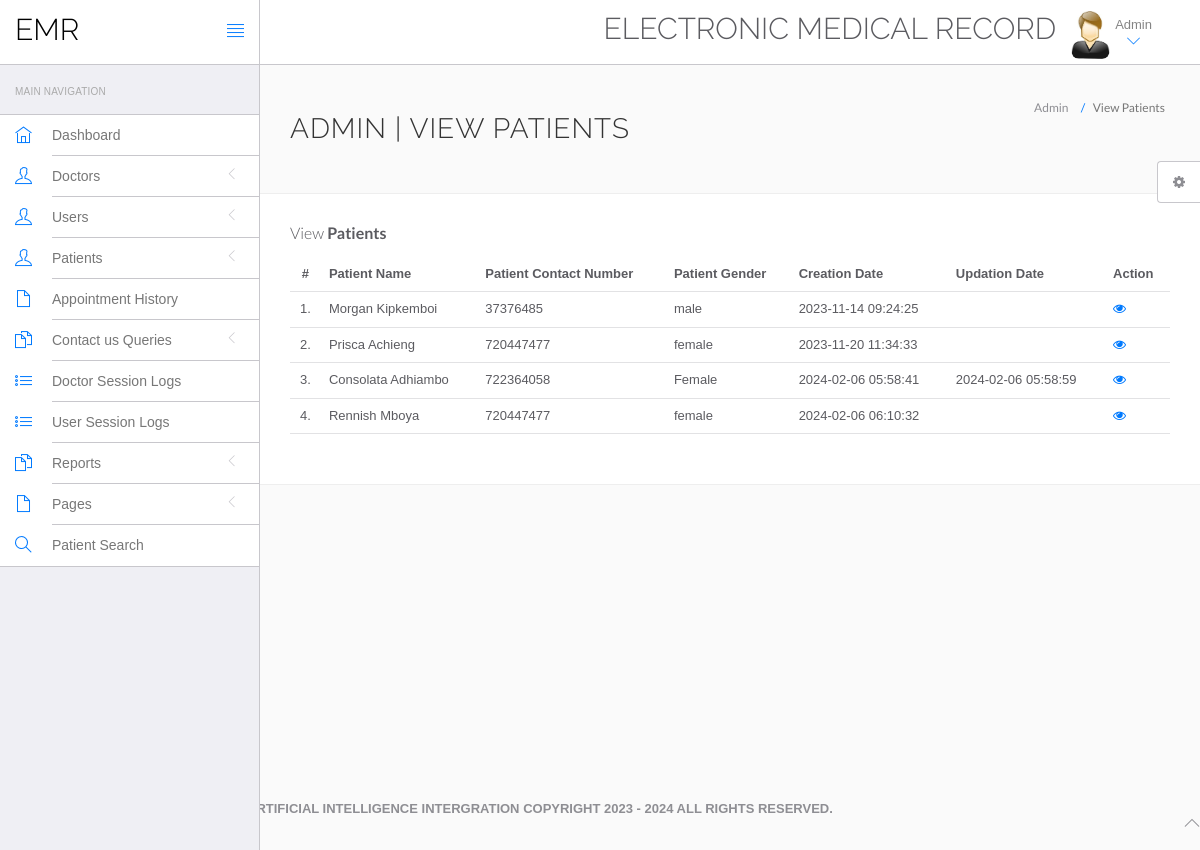
/hms/admin/manage-patient.php (signed in), run on the app's committed database.
### tables this page shows
CREATE TABLE `tblpatient` (
  `ID` int(10) NOT NULL,
  `Docid` int(10) DEFAULT NULL,
  `PatientName` varchar(200) DEFAULT NULL,
  `PatientContno` bigint(10) DEFAULT NULL,
  `PatientEmail` varchar(200) DEFAULT NULL,
  `PatientGender` varchar(50) DEFAULT NULL,
  `PatientAdd` mediumtext DEFAULT NULL,
  `PatientAge` int(10) DEFAULT NULL,
  `PatientMedhis` mediumtext DEFAULT NULL,
  `CreationDate` timestamp NULL DEFAULT current_timestamp(),
  `UpdationDate` timestamp NULL DEFAULT NULL ON UPDATE current_timestamp()
);

### hms/admin/manage-patient.php (the view, shortened to what this page needs)
<?php
include('include/config.php');
if(strlen($_SESSION['id']==0)) {
 header('location:logout.php');
  } else{
?>
<!DOCTYPE html>
<html lang="en">
	<head>
		<link rel="stylesheet" href="vendor/bootstrap/css/bootstrap.min.css">
		<link rel="stylesheet" href="vendor/fontawesome/css/font-awesome.min.css">
		<link rel="stylesheet" href="vendor/themify-icons/themify-icons.min.css">
		<link href="vendor/animate.css/animate.min.css" rel="stylesheet" media="screen">
		<link href="vendor/perfect-scrollbar/perfect-scrollbar.min.css" rel="stylesheet" media="screen">
		<link href="vendor/switchery/switchery.min.css" rel="stylesheet" media="screen">
		<link href="vendor/bootstrap-touchspin/jquery.bootstrap-touchspin.min.css" rel="stylesheet" media="screen">
		<link href="vendor/select2/select2.min.css" rel="stylesheet" media="screen">
		<link href="vendor/bootstrap-datepicker/bootstrap-datepicker3.standalone.min.css" rel="stylesheet" media="screen">
		<link href="vendor/bootstrap-timepicker/bootstrap-timepicker.min.css" rel="stylesheet" media="screen">
		<link rel="stylesheet" href="assets/css/styles.css">
		<link rel="stylesheet" href="assets/css/plugins.css">
		<link rel="stylesheet" href="assets/css/themes/theme-1.css" id="skin_color" />
	</head>
	<body>
		<div id="app">
<?php include('include/sidebar.php');?>
<div class="app-content">
<?php include('include/header.php');?>
<div class="main-content" >
<div class="wrap-content container" id="container">
<section id="page-title">
<div class="row">
<div class="col-sm-8">
<h1 class="mainTitle">Admin | View Patients</h1>
</div>
<ol class="breadcrumb">
<li>
<span>Admin</span>
</li>
<li class="active">
<span>View Patients</span>
</li>
</ol>
</div>
</section>
<div class="container-fluid container-fullw bg-white">
<div class="row">
<div class="col-md-12">
<h5 class="over-title margin-bottom-15">View <span class="text-bold">Patients</span></h5>
<table class="table table-hover" id="sample-table-1">
<thead>
<tr>
<th class="center">#</th>
<th>Patient Name</th>
<th>Patient Contact Number</th>
<th>Patient Gender </th>
<th>Creation Date </th>
<th>Updation Date </th>
<th>Action</th>
</tr>
</thead>
<tbody>
<?php
$sql=mysqli_query($con,"select * from tblpatient");
$cnt=1;
while($row=mysqli_fetch_array($sql))
{
?>
<tr>
<td class="center"><?php echo $cnt;?>.</td>
<td class="hidden-xs"><?php echo $row['PatientName'];?></td>
<td><?php echo $row['PatientContno'];?></td>
<td><?php echo $row['PatientGender'];?></td>
<td><?php echo $row['CreationDate'];?></td>
<td><?php echo $row['UpdationDate'];?>
</td>
<td>
<a href="view-patient.php?viewid=<?php echo $row['ID'];?>"><i class="fa fa-eye"></i></a>
</td>
</tr>
<?php
$cnt=$cnt+1;
 }?></tbody>
</table>
</div>
</div>
</div>
</div>
</div>
</div>
</div>
	<?php include('include/footer.php');?>
	<?php include('include/setting.php');?>
	</body>
</html>
<?php } ?>

### hms/admin/assets/css/themes/theme-1.css (style rules this page uses)
body { background: #FAFAFA; }

### data on the page
tblpatient: PatientName "Morgan Kipkemboi", PatientContno "37376485", PatientGender "male", CreationDate "2023-11-14 09:24:25"
tblpatient: PatientName "Prisca Achieng", PatientContno "720447477", PatientGender "female", CreationDate "2023-11-20 11:34:33"
tblpatient: PatientName "Consolata Adhiambo", PatientContno "722364058", PatientGender "Female", CreationDate "2024-02-06 05:58:41", UpdationDate "2024-02-06 05:58:59"
tblpatient: PatientName "Rennish Mboya", PatientContno "720447477", PatientGender "female", CreationDate "2024-02-06 06:10:32"
